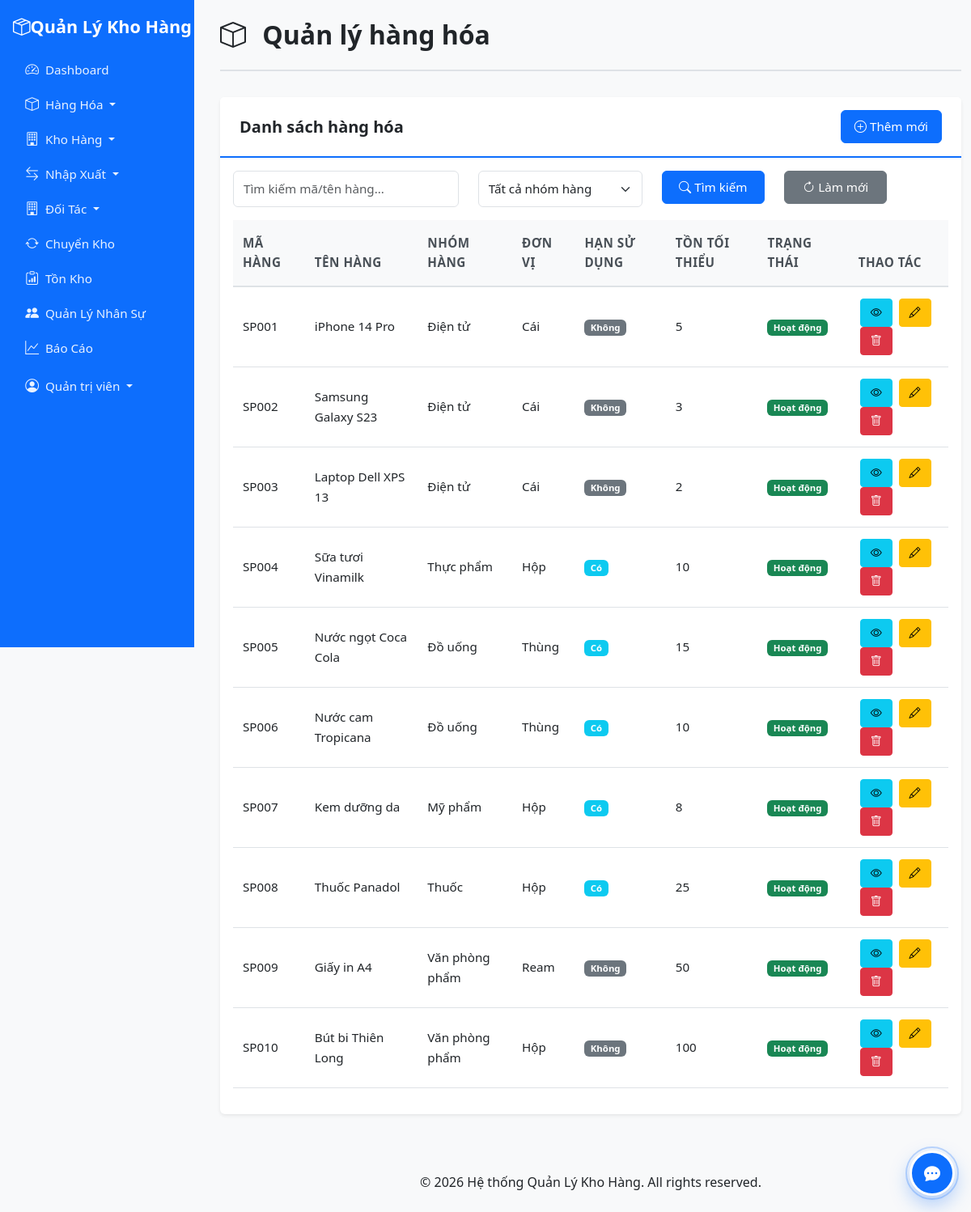
The page /modules/items/index.php (signed in) on the database its author committed.
### tables this page shows
CREATE TABLE `items` (
  `id` int(11) NOT NULL,
  `code` varchar(50) NOT NULL,
  `name` varchar(200) NOT NULL,
  `group_id` int(11) DEFAULT NULL,
  `unit` varchar(50) NOT NULL,
  `has_expiry` tinyint(1) DEFAULT 0,
  `min_stock` int(11) DEFAULT 0,
  `description` text DEFAULT NULL,
  `status` tinyint(1) DEFAULT 1,
  `created_at` timestamp NOT NULL DEFAULT current_timestamp(),
  `updated_at` timestamp NOT NULL DEFAULT current_timestamp() ON UPDATE current_timestamp()
);

CREATE TABLE `item_groups` (
  `id` int(11) NOT NULL,
  `code` varchar(50) NOT NULL,
  `name` varchar(100) NOT NULL,
  `description` text DEFAULT NULL,
  `created_at` timestamp NOT NULL DEFAULT current_timestamp()
);

### config/config.php (called while the page is built, shortened)
<?php
function formatNumber($number) {
    return number_format($number, 0, ',', '.');
}
?>

### modules/items/index.php (the view, shortened to what this page needs)
<?php
require_once '../../config/config.php';
$db = getDB();
$search = $_GET['search'] ?? '';
$query = "SELECT i.*, ig.name as group_name
    FROM items i
    LEFT JOIN item_groups ig ON i.group_id = ig.id
    WHERE 1=1";
$params = [];
$query .= " ORDER BY i.created_at DESC";
$stmt = $db->prepare($query);
$stmt->execute($params);
$items = $stmt->fetchAll();
include '../../includes/header.php';
?>
<div class="container-fluid mt-4">
    <div class="page-header">
        <h1><i class="bi bi-box"></i> Quản lý hàng hóa</h1>
    </div>
    <div class="card">
        <div class="card-header d-flex justify-content-between align-items-center">
            <h5 class="mb-0">Danh sách hàng hóa</h5>
            <a href="add.php" class="btn btn-primary">
                <i class="bi bi-plus-circle"></i> Thêm mới
            </a>
        </div>
        <div class="card-body">
            <form method="GET" class="mb-3">
                <div class="row">
                    <div class="col-md-4">
                        <input type="text" class="form-control" name="search" placeholder="Tìm kiếm mã/tên hàng..." value="<?php echo htmlspecialchars($search); ?>">
                    </div>
                    <div class="col-md-3">
                        <select class="form-select" name="group_id">
                            <option value="">Tất cả nhóm hàng</option>
                        </select>
                    </div>
                    <div class="col-md-2">
                        <button type="submit" class="btn btn-primary w-100">
                            <i class="bi bi-search"></i> Tìm kiếm
                        </button>
                    </div>
                    <div class="col-md-2">
                        <a href="index.php" class="btn btn-secondary w-100">
                            <i class="bi bi-arrow-clockwise"></i> Làm mới
                        </a>
                    </div>
                </div>
            </form>
            <div class="table-responsive">
                <table class="table table-hover">
                    <thead>
                        <tr>
                            <th>Mã hàng</th>
                            <th>Tên hàng</th>
                            <th>Nhóm hàng</th>
                            <th>Đơn vị</th>
                            <th>Hạn sử dụng</th>
                            <th>Tồn tối thiểu</th>
                            <th>Trạng thái</th>
                            <th>Thao tác</th>
                        </tr>
                    </thead>
                    <tbody>
                        <?php if (empty($items)): ?>
                        <tr>
                            <td colspan="8" class="text-center">Không có dữ liệu</td>
                        </tr>
                        <?php else: ?>
                        <?php foreach ($items as $item): ?>
                        <tr>
                            <td><?php echo htmlspecialchars($item['code']); ?></td>
                            <td><?php echo htmlspecialchars($item['name']); ?></td>
                            <td><?php echo htmlspecialchars($item['group_name'] ?? 'N/A'); ?></td>
                            <td><?php echo htmlspecialchars($item['unit']); ?></td>
                            <td>
                                <?php if ($item['has_expiry']): ?>
                                    <span class="badge bg-info">Có</span>
                                <?php else: ?>
                                    <span class="badge bg-secondary">Không</span>
                                <?php endif; ?>
                            </td>
                            <td><?php echo formatNumber($item['min_stock']); ?></td>
                            <td>
                                <?php if ($item['status']): ?>
                                    <span class="badge bg-success">Hoạt động</span>
                                <?php else: ?>
                                    <span class="badge bg-danger">Ngừng</span>
                                <?php endif; ?>
                            </td>
                            <td>
                                <a href="view.php?id=<?php echo $item['id']; ?>" class="btn btn-sm btn-info btn-action" title="Xem">
                                    <i class="bi bi-eye"></i>
                                </a>
                                <a href="edit.php?id=<?php echo $item['id']; ?>" class="btn btn-sm btn-warning btn-action" title="Sửa">
                                    <i class="bi bi-pencil"></i>
                                </a>
                                <form method="POST" action="delete.php" class="d-inline" onsubmit="return confirm('Bạn có chắc chắn muốn xóa hàng hóa này?');">
                                    <button type="submit" class="btn btn-sm btn-danger btn-action" title="Xóa">
                                        <i class="bi bi-trash"></i>
                                    </button>
                                </form>
                            </td>
                        </tr>
                        <?php endforeach; ?>
                        <?php endif; ?>
                    </tbody>
                </table>
            </div>
        </div>
    </div>
</div>
<?php include '../../includes/footer.php'; ?>

### assets/css/style.css (style rules this page uses)
:root { --primary-color: #0d6efd; --secondary-color: #6c757d; --success-color: #198754; --danger-color: #dc3545; --warning-color: #ffc107; --info-color: #0dcaf0; }
body { font-family: 'Segoe UI', Tahoma, Geneva, Verdana, sans-serif; background-color: #f8f9fa; font-size: 1rem; line-height: 1.6; }
@media (min-width: 992px) { body.has-sidebar { padding-left: 260px; } }
.card { border: none; box-shadow: 0 0.125rem 0.25rem rgba(0, 0, 0, 0.075); margin-bottom: 1.5rem; }
.card-header { background-color: #fff; border-bottom: 2px solid var(--primary-color); font-weight: 600; font-size: 1.1rem; padding: 1rem 1.5rem; }
.card-header h5 { font-size: 1.25rem; font-weight: 600; margin: 0; }
.table { background-color: #fff; }
.table thead th { background-color: #f8f9fa; border-bottom: 2px solid #dee2e6; font-weight: 600; font-size: 0.95rem; padding: 1rem 0.75rem; text-transform: uppercase; letter-spacing: 0.5px; color: #495057; }
.table tbody td { padding: 0.875rem 0.75rem; font-size: 0.95rem; vertical-align: middle; }
.badge { padding: 0.35em 0.65em; }
.btn-action { margin: 0 2px; }
.page-header { margin-bottom: 2rem; padding-bottom: 1rem; border-bottom: 2px solid #dee2e6; }
.page-header h1 { margin-bottom: 0.5rem; font-size: 2rem; font-weight: 600; color: #212529; }
.page-header h1 i { margin-right: 0.75rem; font-size: 2rem; }
h1, h2, h3, h4, h5, h6 { font-weight: 600; color: #212529; }
h1 { font-size: 2rem; }
h5 { font-size: 1.1rem; }
.btn { font-weight: 500; padding: 0.5rem 1rem; font-size: 0.95rem; }
.btn-sm { padding: 0.375rem 0.75rem; font-size: 0.875rem; }
.form-control, .form-select { font-size: 0.95rem; padding: 0.625rem 0.75rem; }

### rows shown on the page
items: code "SP001", name "iPhone 14 Pro", group.name "Điện tử", unit "Cái", has_expiry "Không", min_stock "5", status "Hoạt động"
items: code "SP002", name "Samsung Galaxy S23", group.name "Điện tử", unit "Cái", has_expiry "Không", min_stock "3", status "Hoạt động"
items: code "SP003", name "Laptop Dell XPS 13", group.name "Điện tử", unit "Cái", has_expiry "Không", min_stock "2", status "Hoạt động"
items: code "SP004", name "Sữa tươi Vinamilk", group.name "Thực phẩm", unit "Hộp", has_expiry "Có", min_stock "10", status "Hoạt động"
items: code "SP005", name "Nước ngọt Coca Cola", group.name "Đồ uống", unit "Thùng", has_expiry "Có", min_stock "15", status "Hoạt động"
items: code "SP006", name "Nước cam Tropicana", group.name "Đồ uống", unit "Thùng", has_expiry "Có", min_stock "10", status "Hoạt động"
items: code "SP007", name "Kem dưỡng da", group.name "Mỹ phẩm", unit "Hộp", has_expiry "Có", min_stock "8", status "Hoạt động"
items: code "SP008", name "Thuốc Panadol", group.name "Thuốc", unit "Hộp", has_expiry "Có", min_stock "25", status "Hoạt động"
items: code "SP009", name "Giấy in A4", group.name "Văn phòng phẩm", unit "Ream", has_expiry "Không", min_stock "50", status "Hoạt động"
items: code "SP010", name "Bút bi Thiên Long", group.name "Văn phòng phẩm", unit "Hộp", has_expiry "Không", min_stock "100", status "Hoạt động"

### other values the page prints
$_SESSION['full_name'] "Quản trị viên"
